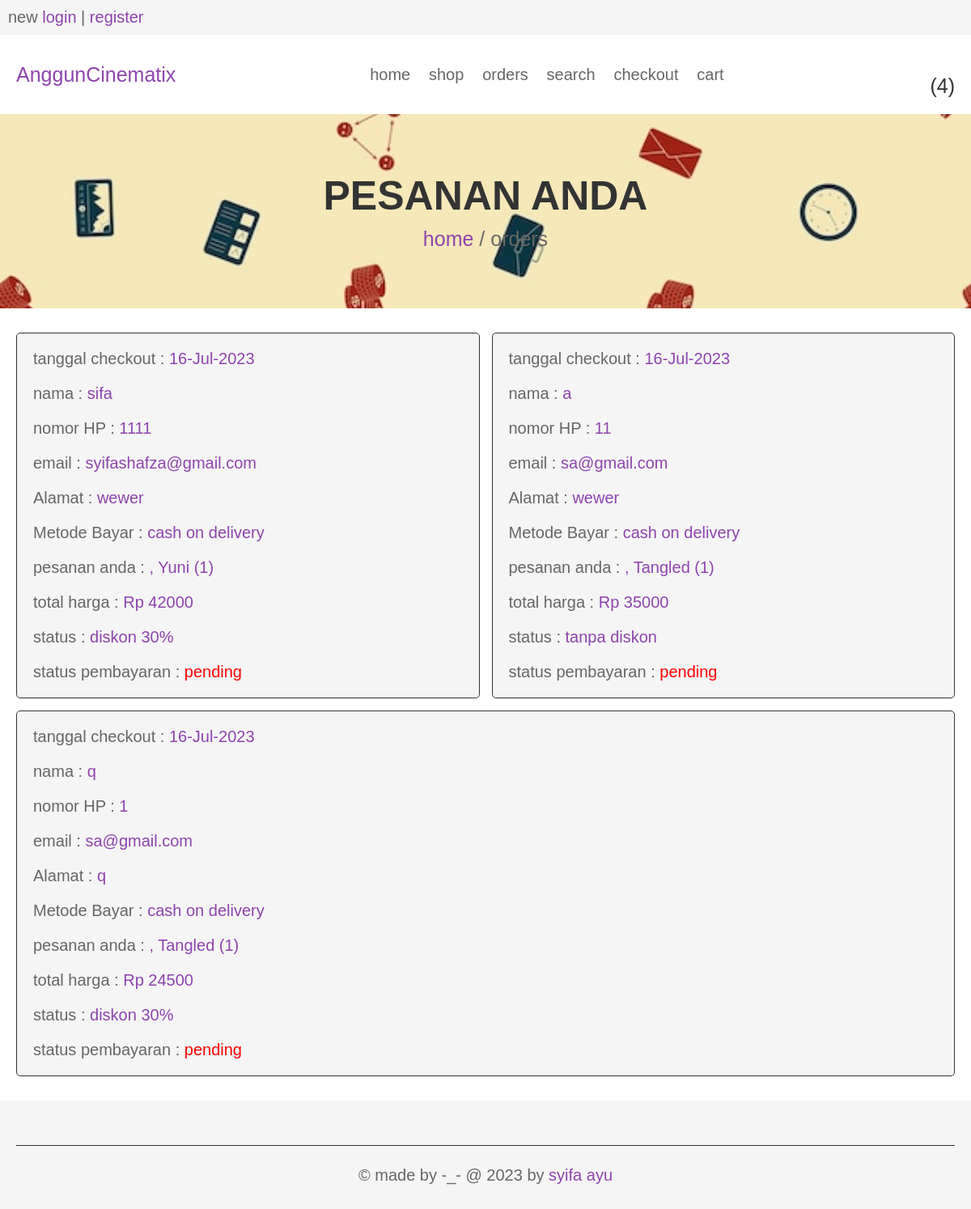
The page /orders.php (signed in) on the database its author committed.
### tables this page shows
CREATE TABLE `orders` (
  `id` int(100) NOT NULL,
  `user_id` int(100) NOT NULL,
  `name` varchar(100) NOT NULL,
  `number` varchar(12) NOT NULL,
  `email` varchar(100) NOT NULL,
  `method` varchar(50) NOT NULL,
  `address` varchar(500) NOT NULL,
  `total_products` varchar(1000) NOT NULL,
  `total_price` int(100) NOT NULL,
  `member` varchar(30) NOT NULL,
  `placed_on` varchar(50) NOT NULL,
  `payment_status` varchar(20) NOT NULL DEFAULT 'pending'
);

### orders.php (the view, shortened to what this page needs)
<?php
include 'config.php';
$user_id = $_SESSION['user_id'];
?>
<!DOCTYPE html>
<html lang="en">
<head>
   <link rel="stylesheet" href="css/style.css">
</head>
<body>
<?php include 'header.php'; ?>
<div class="heading">
   <h3>Pesanan anda</h3>
   <p> <a href="index.php">home</a> / orders </p>
</div>
<section class="placed-orders">
   <div class="box-container">
      <?php
         $order_query = mysqli_query($conn, "SELECT * FROM `orders` WHERE user_id = '$user_id'") or die('query failed');
         if(mysqli_num_rows($order_query) > 0){
            while($fetch_orders = mysqli_fetch_assoc($order_query)){
      ?>
      <div class="box">
         <p> tanggal checkout : <span><?php echo $fetch_orders['placed_on']; ?></span> </p>
         <p> nama : <span><?php echo $fetch_orders['name']; ?></span> </p>
         <p> nomor HP : <span><?php echo $fetch_orders['number']; ?></span> </p>
         <p> email : <span><?php echo $fetch_orders['email']; ?></span> </p>
         <p> Alamat : <span><?php echo $fetch_orders['address']; ?></span> </p>
         <p> Metode Bayar : <span><?php echo $fetch_orders['method']; ?></span> </p>
         <p> pesanan anda : <span><?php echo $fetch_orders['total_products']; ?></span> </p>
         <p> total harga : <span>Rp <?php echo $fetch_orders['total_price']; ?></span> </p>
         <p> status : <span><?php echo $fetch_orders['member']; ?></span> </p>
         <p> status pembayaran : <span style="color:<?php if($fetch_orders['payment_status'] == 'pending'){ echo 'red'; }else{ echo 'green'; } ?>;"><?php echo $fetch_orders['payment_status']; ?></span> </p>
         </div>
      <?php
       }
      }else{
         echo '<p class="empty">belum ada pesanan!</p>';
      }
      ?>
   </div>
</section>
<?php include 'footer.php'; ?>
</body>
</html>

### css/style.css (style rules this page uses)
:root { --purple:#8e44ad; --red:#c0392b; --orange:#f39c12; --black:#333; --white:#fff; --light-color:#666; --light-white:#ccc; --light-bg:#f5f5f5; --border:.1rem solid var(--black); --box-shadow:0 .5rem 1rem rgba(0,0,0,.1); }
* { font-family: 'Rubik', sans-serif; margin:0; padding:0; box-sizing: border-box; outline: none; border:none; text-decoration: none; transition:all .2s linear; }
html { font-size: 62.5%; overflow-x: hidden; }
section { padding:3rem 2rem; }
.heading { min-height: 30vh; display: flex; flex-flow: column; align-items: center; justify-content: center; gap:1rem; background: url(../images/y.jpg) no-repeat; background-size: cover; background-position: center; text-align: center; }
.heading h3 { font-size: 5rem; color:var(--black); text-transform: uppercase; }
.heading p { font-size: 2.5rem; color:var(--light-color); }
.heading p a { color:var(--purple); }
.placed-orders .box-container { max-width: 1200px; margin:0 auto; display:flex; flex-wrap: wrap; align-items: center; gap:1.5rem; }
.placed-orders .box-container .box { flex:1 1 40rem; border-radius: .5rem; padding:2rem; border:var(--border); background-color: var(--light-bg); padding:1rem 2rem; }
.placed-orders .box-container .box p { padding:1rem 0; font-size: 2rem; color:var(--light-color); }
.placed-orders .box-container .box p span { color:var(--purple); }

### rows shown on the page
orders: placed_on "16-Jul-2023", name "sifa", number "1111", email "syifashafza@gmail.com", address "wewer", method "cash on delivery", total_products ", Yuni (1)", total_price "42000", member "diskon 30%", payment_status "pending"
orders: placed_on "16-Jul-2023", name "a", number "11", email "sa@gmail.com", address "wewer", method "cash on delivery", total_products ", Tangled (1)", total_price "35000", member "tanpa diskon", payment_status "pending"
orders: placed_on "16-Jul-2023", name "q", number "1", email "sa@gmail.com", address "q", method "cash on delivery", total_products ", Tangled (1)", total_price "24500", member "diskon 30%", payment_status "pending"

### other values the page prints
$cart_rows_number "4"
